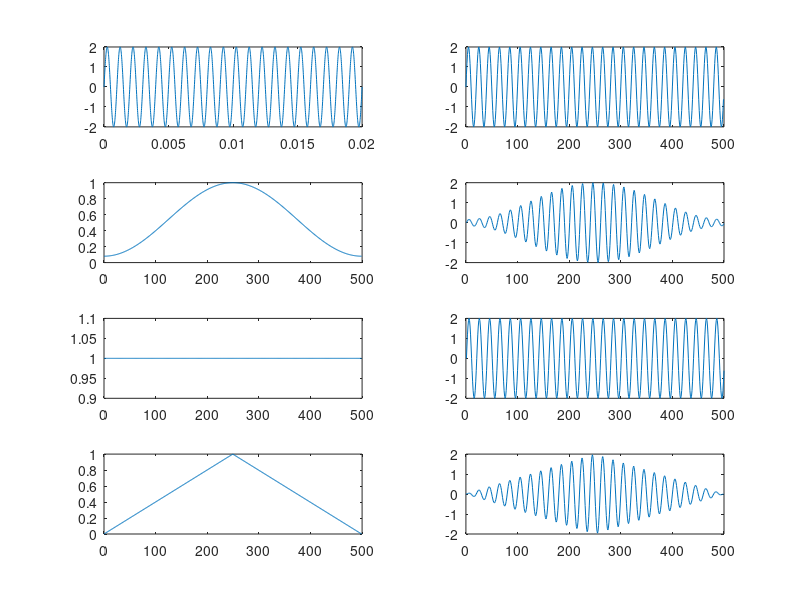

This chart was generated by the following MATLAB code:
% x(t) = 2 sin 2pi 1000 t

clc;
clear all;

% sin wave
a = 2;
f = 1000;

t = 0:0.00001:.02;
y = a * sin ( 2 * pi * t * f);

hold on
subplot(4,2,1);
plot(t, y);

% discrete signal
N = 500;
n = 0:N-1;
fs = 20 * f;

y = a * sin ( 2 * pi * (f/fs) * n)
subplot(4,2,2);
plot(n, y);


% hamming window
hw = 0.54 - 0.46 * cos ((2 * pi * n) / (N-1));

subplot(4,2,3);
plot(n,hw)



% multiply with hamming
yw = y .* hw;
subplot(4,2,4)
plot(yw)


% recangular window
rw=ones(1,N);
subplot(4,2,5)
plot(n,rw);

% multiply with rectangular window
yw = y .* rw;

subplot(4,2,6)
plot(yw)


% triangular window
tw  = 1 - (abs(2*n - N + 1)/(N-1))  
subplot(4,2,7);
plot(n,tw)

% multiply with triangular window
yw = y .* tw;

subplot(4,2,8)
plot(n,yw)
